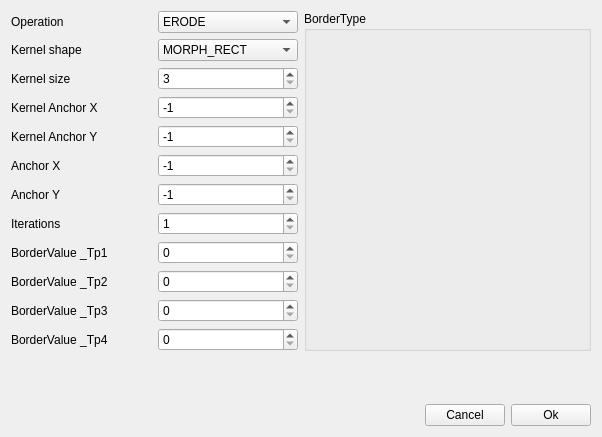
<?xml version="1.0" encoding="UTF-8"?>
<ui version="4.0">
 <class>MorphologyPanel</class>
 <widget class="QWidget" name="MorphologyPanel">
  <property name="geometry">
   <rect>
    <x>0</x>
    <y>0</y>
    <width>602</width>
    <height>437</height>
   </rect>
  </property>
  <property name="windowTitle">
   <string>Form</string>
  </property>
  <layout class="QVBoxLayout" name="verticalLayout">
   <item>
    <layout class="QHBoxLayout" name="horizontalLayout">
     <item>
      <layout class="QGridLayout" name="gridLayout">
       <item row="1" column="0">
        <widget class="QLabel" name="label">
         <property name="text">
          <string>Kernel shape</string>
         </property>
        </widget>
       </item>
       <item row="4" column="1">
        <widget class="QSpinBox" name="sp_kernelanchory">
         <property name="minimum">
          <number>-1</number>
         </property>
         <property name="value">
          <number>-1</number>
         </property>
        </widget>
       </item>
       <item row="6" column="0">
        <widget class="QLabel" name="label_6">
         <property name="text">
          <string>Anchor Y</string>
         </property>
        </widget>
       </item>
       <item row="8" column="1">
        <widget class="QSpinBox" name="sp_tp1"/>
       </item>
       <item row="9" column="0">
        <widget class="QLabel" name="label_9">
         <property name="text">
          <string>BorderValue _Tp2</string>
         </property>
        </widget>
       </item>
       <item row="7" column="1">
        <widget class="QSpinBox" name="sp_iterations">
         <property name="minimum">
          <number>1</number>
         </property>
        </widget>
       </item>
       <item row="7" column="0">
        <widget class="QLabel" name="label_7">
         <property name="text">
          <string>Iterations</string>
         </property>
        </widget>
       </item>
       <item row="8" column="0">
        <widget class="QLabel" name="label_8">
         <property name="text">
          <string>BorderValue _Tp1</string>
         </property>
        </widget>
       </item>
       <item row="10" column="1">
        <widget class="QSpinBox" name="sp_tp3"/>
       </item>
       <item row="6" column="1">
        <widget class="QSpinBox" name="sp_anchory">
         <property name="minimum">
          <number>-1</number>
         </property>
         <property name="value">
          <number>-1</number>
         </property>
        </widget>
       </item>
       <item row="3" column="1">
        <widget class="QSpinBox" name="sp_kernelanchorx">
         <property name="minimum">
          <number>-1</number>
         </property>
         <property name="value">
          <number>-1</number>
         </property>
        </widget>
       </item>
       <item row="3" column="0">
        <widget class="QLabel" name="label_3">
         <property name="text">
          <string>Kernel Anchor X</string>
         </property>
        </widget>
       </item>
       <item row="2" column="0">
        <widget class="QLabel" name="label_2">
         <property name="text">
          <string>Kernel size</string>
         </property>
        </widget>
       </item>
       <item row="4" column="0">
        <widget class="QLabel" name="label_4">
         <property name="text">
          <string>Kernel Anchor Y</string>
         </property>
        </widget>
       </item>
       <item row="5" column="0">
        <widget class="QLabel" name="label_5">
         <property name="text">
          <string>Anchor X</string>
         </property>
        </widget>
       </item>
       <item row="9" column="1">
        <widget class="QSpinBox" name="sp_tp2"/>
       </item>
       <item row="1" column="1">
        <widget class="QComboBox" name="cb_morphshape">
         <item>
          <property name="text">
           <string>MORPH_RECT</string>
          </property>
         </item>
         <item>
          <property name="text">
           <string>MORPH_CROSS</string>
          </property>
         </item>
         <item>
          <property name="text">
           <string>MORPH_ELLIPSE</string>
          </property>
         </item>
        </widget>
       </item>
       <item row="2" column="1">
        <widget class="QSpinBox" name="sp_kernelsize">
         <property name="minimum">
          <number>3</number>
         </property>
         <property name="singleStep">
          <number>2</number>
         </property>
        </widget>
       </item>
       <item row="5" column="1">
        <widget class="QSpinBox" name="sp_anchorx">
         <property name="minimum">
          <number>-1</number>
         </property>
         <property name="value">
          <number>-1</number>
         </property>
        </widget>
       </item>
       <item row="10" column="0">
        <widget class="QLabel" name="label_10">
         <property name="text">
          <string>BorderValue _Tp3</string>
         </property>
        </widget>
       </item>
       <item row="11" column="0">
        <widget class="QLabel" name="label_11">
         <property name="text">
          <string>BorderValue _Tp4</string>
         </property>
        </widget>
       </item>
       <item row="11" column="1">
        <widget class="QSpinBox" name="sp_tp4"/>
       </item>
       <item row="0" column="0">
        <widget class="QLabel" name="label_12">
         <property name="text">
          <string>Operation</string>
         </property>
        </widget>
       </item>
       <item row="0" column="1">
        <widget class="QComboBox" name="cb_op">
         <item>
          <property name="text">
           <string>ERODE</string>
          </property>
         </item>
         <item>
          <property name="text">
           <string>DILATE</string>
          </property>
         </item>
         <item>
          <property name="text">
           <string>OPEN</string>
          </property>
         </item>
         <item>
          <property name="text">
           <string>CLOSE</string>
          </property>
         </item>
         <item>
          <property name="text">
           <string>GRADIENT</string>
          </property>
         </item>
         <item>
          <property name="text">
           <string>TOPHAT</string>
          </property>
         </item>
         <item>
          <property name="text">
           <string>BLACKHAT</string>
          </property>
         </item>
         <item>
          <property name="text">
           <string>HITMISS</string>
          </property>
         </item>
        </widget>
       </item>
      </layout>
     </item>
     <item>
      <widget class="QGroupBox" name="groupBox">
       <property name="title">
        <string>BorderType</string>
       </property>
      </widget>
     </item>
    </layout>
   </item>
   <item>
    <spacer name="verticalSpacer">
     <property name="orientation">
      <enum>Qt::Vertical</enum>
     </property>
     <property name="sizeHint" stdset="0">
      <size>
       <width>20</width>
       <height>40</height>
      </size>
     </property>
    </spacer>
   </item>
   <item>
    <layout class="QHBoxLayout" name="horizontalLayout_2">
     <item>
      <spacer name="horizontalSpacer">
       <property name="orientation">
        <enum>Qt::Horizontal</enum>
       </property>
       <property name="sizeHint" stdset="0">
        <size>
         <width>40</width>
         <height>20</height>
        </size>
       </property>
      </spacer>
     </item>
     <item>
      <widget class="QPushButton" name="pb_cancel">
       <property name="text">
        <string>Cancel</string>
       </property>
      </widget>
     </item>
     <item>
      <widget class="QPushButton" name="pb_ok">
       <property name="text">
        <string>Ok</string>
       </property>
      </widget>
     </item>
    </layout>
   </item>
  </layout>
 </widget>
 <resources/>
 <connections/>
</ui>
